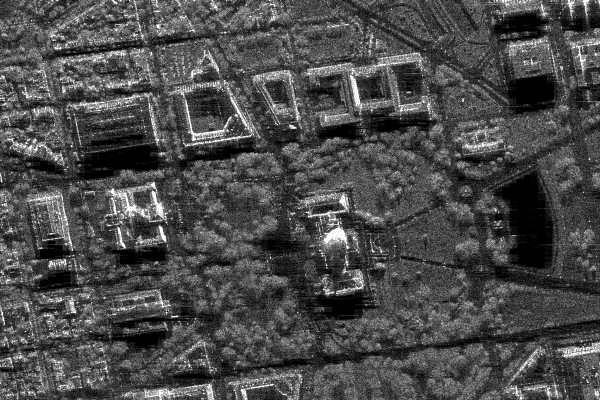
#> input picture sar_1_gray.jpg, 600 x 400 px
$ jupyter execute Krapivin_7-8.ipynb
#> lines starting #> are read from the running program, lines starting #| are printed output that depends on the picture
[cell 1]
import numpy as np
import cv2
from collections import Counter

img_path = 'sar_1_gray.jpg'
img = cv2.imread(img_path, cv2.IMREAD_GRAYSCALE)
#> img is the input picture: shape (400, 600); min 0, max 255, mean 74.9

img = img.astype(np.float32)
np.savetxt('txt_image.txt', img, fmt='%d')

# Вейвлет-преобразования Хаара
def haar_transform(image):
    rows = image.shape[0] - image.shape[0] % 2
#> rows = 400
    cols = image.shape[1] - image.shape[1] % 2
#> cols = 600
    image = image[:rows, :cols]
    row_transform = np.zeros_like(image, dtype=np.float32)
    for i in range(rows):
        for j in range(0, cols - 1, 2):
            row_transform[i, j // 2] = (image[i, j] + image[i, j + 1]) / 2
            row_transform[i, (j // 2) + cols // 2] = (image[i, j] - image[i, j + 1]) / 2
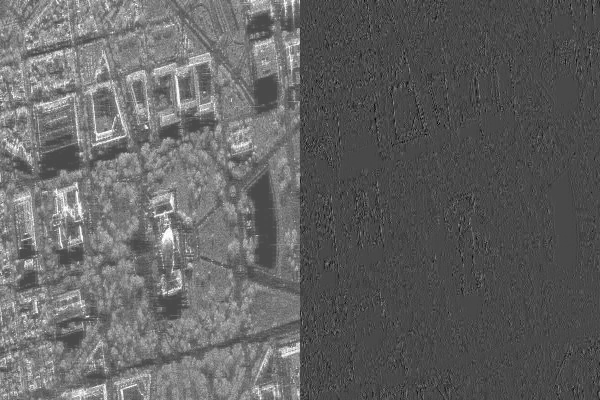
#> row_transform: shape (400, 600) float32; min -102.5, max 255, mean 37.5; drawn with min black and max white
    result = np.zeros_like(row_transform, dtype=np.float32)
    for j in range(cols):
        for i in range(0, rows - 1, 2):
            result[i // 2, j] = (row_transform[i, j] + row_transform[i + 1, j]) / 2
            result[(i // 2) + rows // 2, j] = (row_transform[i, j] - row_transform[i + 1, j]) / 2
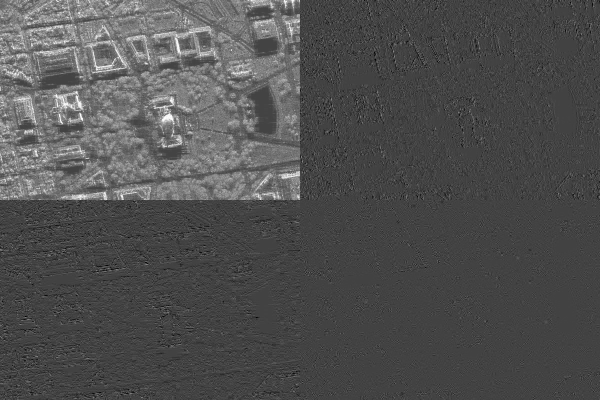
#> result: shape (400, 600) float32; min -90.5, max 254.5, mean 18.7; drawn with min black and max white
    LL = result[:rows // 2, :cols // 2]  # Низкие частоты
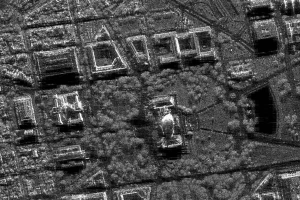
#> LL: shape (200, 300) float32; min 0, max 254.5, mean 74.9
    LH = result[:rows // 2, cols // 2:]  # Горизонтальные высокие частоты
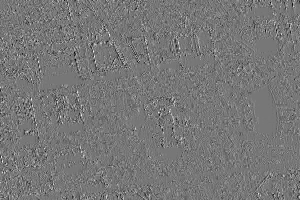
#> LH: shape (200, 300) float32; min -86, max 97.5, mean 0; drawn with min black and max white
    HL = result[rows // 2:, :cols // 2]  # Вертикальные высокие частоты
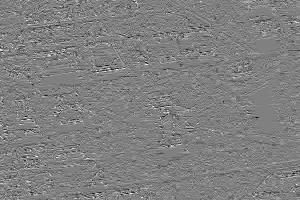
#> HL: shape (200, 300) float32; min -90.5, max 89.5, mean 0.1; drawn with min black and max white
    HH = result[rows // 2:, cols // 2:]  # Диагональные высокие частоты
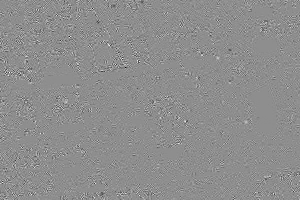
#> HH: shape (200, 300) float32; min -67, max 53.25, mean 0; drawn with min black and max white

    return LL, LH, HL, HH

LL, LH, HL, HH = haar_transform(img)
n_quants = 5

def quantize(coeffs, n_quants):
#> called with n_quants = 5
    min_val = np.min(coeffs)
#> min_val = -86
    max_val = np.max(coeffs)
#> max_val = 97.5
    step = (max_val - min_val) / n_quants
#> step = 36.7
    quantized = np.round((coeffs - min_val) / step).astype(int)
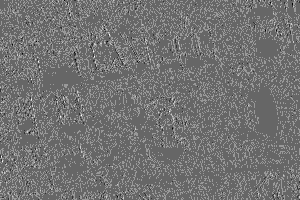
#> quantized: shape (200, 300) int64; min 0, max 5, mean 2.24; drawn with min black and max white
    return quantized, min_val, step

LH_q, LH_min, LH_step = quantize(LH, n_quants)
#> LH_min = -86; LH_step = 36.7
HL_q, HL_min, HL_step = quantize(HL, n_quants)
#> call 2 of quantize, with n_quants = 5
#> in quantize (call 2), `min_val = np.min(coeffs)`: min_val = -90.5
#> in quantize (call 2), `max_val = np.max(coeffs)`: max_val = 89.5
#> in quantize (call 2), `step = (max_val - min_val) / n_quants`: step = 36
#> in quantize (call 2), `quantized = np.round((coeffs - min_val) / step).astype(int)`:
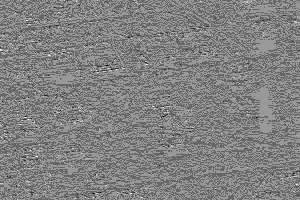
#> quantized: shape (200, 300) int64; min 0, max 5, mean 2.53; drawn with min black and max white
#> HL_min = -90.5; HL_step = 36
HH_q, HH_min, HH_step = quantize(HH, n_quants)
#> call 3 of quantize, with n_quants = 5
#> in quantize (call 3), `min_val = np.min(coeffs)`: min_val = -67
#> in quantize (call 3), `max_val = np.max(coeffs)`: max_val = 53.25
#> in quantize (call 3), `step = (max_val - min_val) / n_quants`: step = 24.05
#> in quantize (call 3), `quantized = np.round((coeffs - min_val) / step).astype(int)`:
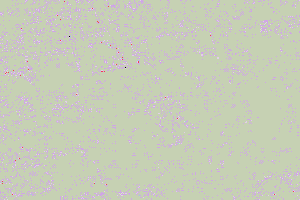
#> quantized: shape (200, 300) int64; 6 distinct labels, from 0 to 5; one colour per label, 0 black
#> HH_min = -67; HH_step = 24.05

def run_length_encode(data):
    encoded = []
    for value, count in Counter(data.flatten()).items():
        encoded.append((value, count))
#> this loop made 6 passes
#> (value, count) on passes 1 to 6: (2, 43972), (3, 14867), (0, 18), (1, 838), (4, 294), (5, 11)
#> after the loop, encoded = [(2, 43972), (3, 14867), (0, 18), (1, 838), (4, 294), (5, 11)]
    return encoded

LH_rle = run_length_encode(LH_q)
#> LH_rle has the same summary as encoded in run_length_encode
HL_rle = run_length_encode(HL_q)
#> the loop in run_length_encode (call 2), `for value, count in Counter(data.flatten()).items():` made 6 passes
#> (value, count) on passes 1 to 6: (2, 27612), (3, 31173), (4, 610), (1, 566), (5, 24), (0, 15)
#> HL_rle = [(2, 27612), (3, 31173), (4, 610), (1, 566), (5, 24), (0, 15)]
HH_rle = run_length_encode(HH_q)
#> HH_rle = [(3, 53377), (2, 5812), (4, 750), (1, 43), (0, 2), (5, 16)]

with open('wavelet_image.txt', 'w') as f:
    np.savetxt(f, LL, fmt='%d')
    f.write('\n')
    for value, count in LH_rle:
        f.write(f"{value} {count}\n")
    f.write('\n')
    for value, count in HL_rle:
        f.write(f"{value} {count}\n")
#> this loop made 6 passes
    f.write('\n')
    for value, count in HH_rle:
        f.write(f"{value} {count}\n")
#> this loop made 6 passes

original_size = img.nbytes
#> original_size = 960000
compressed_size = 0
with open('wavelet_image.txt', 'r') as f:
    compressed_size = len(f.read().encode('utf-8'))

print(f"Размер исходного изображения: {original_size} байт")
#| Размер исходного изображения: 960000 байт
print(f"Размер сжатого изображения: {compressed_size} байт")
print(f"Степень сжатия: {original_size / compressed_size:.2f}")
#| Степень сжатия: 5.03
